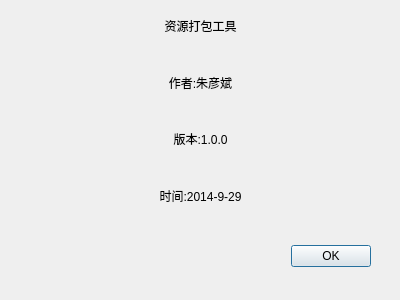
<?xml version="1.0" encoding="UTF-8"?>
<ui version="4.0">
 <class>AboutMe</class>
 <widget class="QDialog" name="AboutMe">
  <property name="geometry">
   <rect>
    <x>0</x>
    <y>0</y>
    <width>400</width>
    <height>300</height>
   </rect>
  </property>
  <property name="windowTitle">
   <string>Dialog</string>
  </property>
  <widget class="QDialogButtonBox" name="buttonBox">
   <property name="geometry">
    <rect>
     <x>30</x>
     <y>240</y>
     <width>341</width>
     <height>32</height>
    </rect>
   </property>
   <property name="autoFillBackground">
    <bool>false</bool>
   </property>
   <property name="orientation">
    <enum>Qt::Horizontal</enum>
   </property>
   <property name="standardButtons">
    <set>QDialogButtonBox::Ok</set>
   </property>
  </widget>
  <widget class="QWidget" name="verticalLayoutWidget">
   <property name="geometry">
    <rect>
     <x>10</x>
     <y>0</y>
     <width>381</width>
     <height>221</height>
    </rect>
   </property>
   <layout class="QVBoxLayout" name="verticalLayout">
    <item>
     <widget class="QLabel" name="lbName">
      <property name="text">
       <string>资源打包工具</string>
      </property>
      <property name="alignment">
       <set>Qt::AlignCenter</set>
      </property>
     </widget>
    </item>
    <item>
     <widget class="QLabel" name="lbAuthor">
      <property name="text">
       <string>作者:朱彦斌</string>
      </property>
      <property name="alignment">
       <set>Qt::AlignCenter</set>
      </property>
     </widget>
    </item>
    <item>
     <widget class="QLabel" name="lbVersion">
      <property name="text">
       <string>版本:1.0.0</string>
      </property>
      <property name="alignment">
       <set>Qt::AlignCenter</set>
      </property>
     </widget>
    </item>
    <item>
     <widget class="QLabel" name="lbDate">
      <property name="text">
       <string>时间:2014-9-29</string>
      </property>
      <property name="alignment">
       <set>Qt::AlignCenter</set>
      </property>
     </widget>
    </item>
   </layout>
  </widget>
 </widget>
 <resources/>
 <connections>
  <connection>
   <sender>buttonBox</sender>
   <signal>accepted()</signal>
   <receiver>AboutMe</receiver>
   <slot>accept()</slot>
   <hints>
    <hint type="sourcelabel">
     <x>248</x>
     <y>254</y>
    </hint>
    <hint type="destinationlabel">
     <x>157</x>
     <y>274</y>
    </hint>
   </hints>
  </connection>
  <connection>
   <sender>buttonBox</sender>
   <signal>rejected()</signal>
   <receiver>AboutMe</receiver>
   <slot>reject()</slot>
   <hints>
    <hint type="sourcelabel">
     <x>316</x>
     <y>260</y>
    </hint>
    <hint type="destinationlabel">
     <x>286</x>
     <y>274</y>
    </hint>
   </hints>
  </connection>
 </connections>
</ui>
